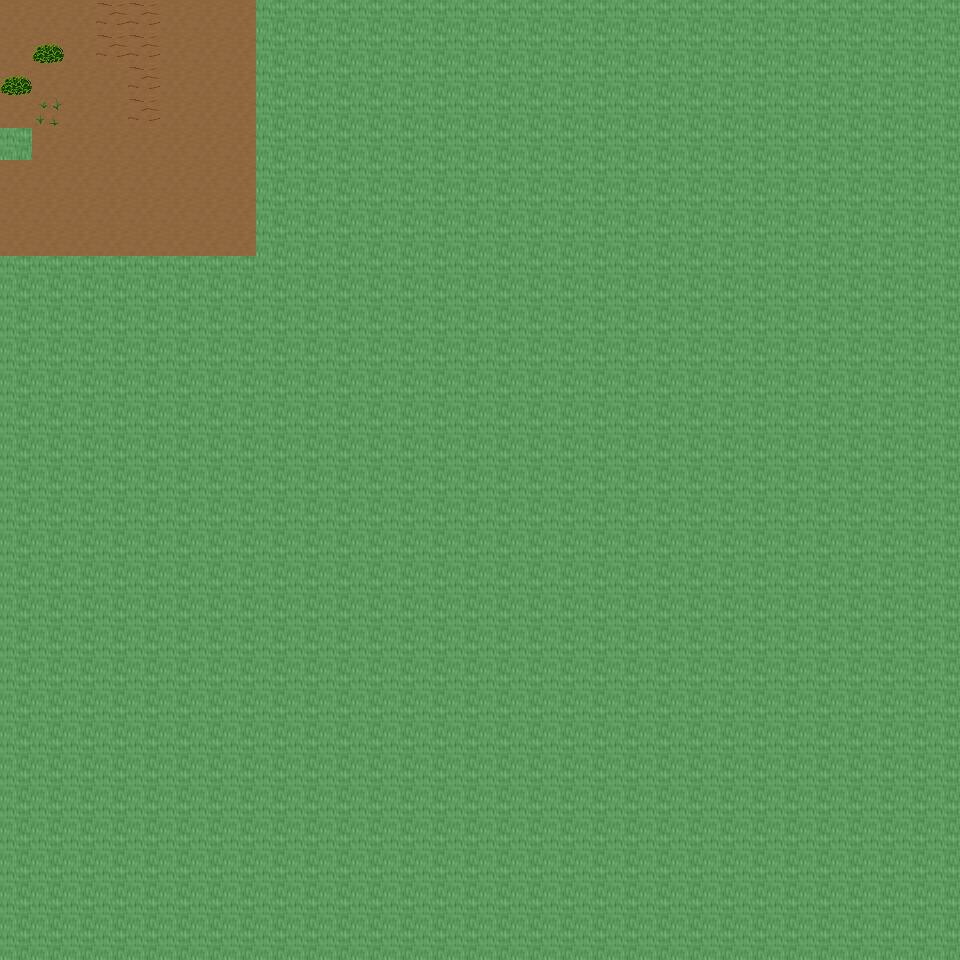

Below is a game level as drawn by its tile map, then a one-line description and the .tmx that defines it (tile-layer data replaced by summaries):
An orthogonal 30x30 tile map with 32x32 px tiles, 6 tile layers (Ground, Object, Object2, Above, ...), 21 tilesets and 3 objects (3x mapchange).

<map version="1.0" orientation="orthogonal" renderorder="right-down" width="30" height="30" tilewidth="32" tileheight="32" nextobjectid="4">
  <tileset firstgid="1" name="tileset_ground_ground" tilewidth="32" tileheight="32" tilecount="33" columns="3">
    <image source="../drawable/tileset_ground_ground.png" width="96" height="352" />
  </tileset>
  <tileset firstgid="34" name="tileset_ground_ridge_earth_dark" tilewidth="32" tileheight="32" tilecount="96" columns="12">
    <image source="../drawable/tileset_ground_ridge_earth_dark.png" width="384" height="256" />
  </tileset>
  <tileset firstgid="130" name="tileset_logic_collision" tilewidth="32" tileheight="32" tilecount="1" columns="1">
    <image source="../drawable/tileset_logic_collision.png" width="32" height="32" />
  </tileset>
  <tileset firstgid="131" name="tileset_ground_earth_edges" tilewidth="32" tileheight="32" tilecount="18" columns="6">
    <image source="../drawable/tileset_ground_earth_edges.png" width="192" height="96" />
  </tileset>
  <tileset firstgid="149" name="tileset_plant_grasses" tilewidth="32" tileheight="32" tilecount="6" columns="3">
    <image source="../drawable/tileset_plant_grasses.png" width="96" height="64" />
  </tileset>
  <tileset firstgid="155" name="tileset_ground_earth_edges_yellowgreen" tilewidth="32" tileheight="32" tilecount="15" columns="5">
    <image source="../drawable/tileset_ground_earth_edges_yellowgreen.png" width="160" height="96" />
  </tileset>
  <tileset firstgid="170" name="tileset_ground_grass_corners" tilewidth="32" tileheight="32" tilecount="24" columns="6">
    <image source="../drawable/tileset_ground_grass_corners.png" width="192" height="128" />
  </tileset>
  <tileset firstgid="194" name="tileset_plant_tree_tree_darkgreen" tilewidth="32" tileheight="32" tilecount="88" columns="8">
    <image source="../drawable/tileset_plant_tree_tree_darkgreen.png" width="256" height="352" />
  </tileset>
  <tileset firstgid="282" name="tileset_plant_tree_evergreen" tilewidth="32" tileheight="32" tilecount="36" columns="3">
    <image source="../drawable/tileset_plant_tree_evergreen.png" width="96" height="384" />
  </tileset>
  <tileset firstgid="318" name="tileset_plant_bush_various_small" tilewidth="32" tileheight="32" tilecount="9" columns="3">
    <image source="../drawable/tileset_plant_bush_various_small.png" width="96" height="96" />
  </tileset>
  <tileset firstgid="327" name="tileset_plant_bush_bushes" tilewidth="32" tileheight="32" tilecount="10" columns="5">
    <image source="../drawable/tileset_plant_bush_bushes.png" width="160" height="64" />
  </tileset>
  <tileset firstgid="337" name="tileset_building_decoration_rocks" tilewidth="32" tileheight="32" tilecount="6" columns="3">
    <image source="../drawable/tileset_building_decoration_rocks.png" width="96" height="64" />
  </tileset>
  <tileset firstgid="343" name="tileset_ground_stonecircle" tilewidth="32" tileheight="32" tilecount="81" columns="9">
    <image source="../drawable/tileset_ground_stonecircle.png" width="288" height="288" />
  </tileset>
  <tileset firstgid="424" name="tileset_ground_rock_rocks" tilewidth="32" tileheight="32" tilecount="4" columns="2">
    <image source="../drawable/tileset_ground_rock_rocks.png" width="64" height="64" />
  </tileset>
  <tileset firstgid="428" name="tileset_building_decoration_orbpedestal" tilewidth="32" tileheight="32" tilecount="2" columns="1">
    <image source="../drawable/tileset_building_decoration_orbpedestal.png" width="32" height="64" />
  </tileset>
  <tileset firstgid="430" name="tileset_building_house_chalet" tilewidth="32" tileheight="32" tilecount="56" columns="7">
    <image source="../drawable/tileset_building_house_chalet.png" width="224" height="256" />
  </tileset>
  <tileset firstgid="486" name="tileset_building_tower_chalet" tilewidth="32" tileheight="32" tilecount="16" columns="2">
    <image source="../drawable/tileset_building_tower_chalet.png" width="64" height="256" />
  </tileset>
  <tileset firstgid="502" name="tileset_plant_bush_bush_pinks" tilewidth="32" tileheight="32" tilecount="4" columns="2">
    <image source="../drawable/tileset_plant_bush_bush_pinks.png" width="64" height="64" />
  </tileset>
  <tileset firstgid="506" name="tileset_ground_dry_grass" tilewidth="32" tileheight="32" tilecount="54" columns="9">
    <image source="../drawable/tileset_ground_dry_grass.png" width="288" height="192" />
  </tileset>
  <tileset firstgid="560" name="tileset_object_rock_pillars_stone" tilewidth="32" tileheight="32" tilecount="36" columns="6">
    <image source="../drawable/tileset_object_rock_pillars_stone.png" width="192" height="192" />
  </tileset>
  <tileset firstgid="596" name="tileset_building_door_brown_door" tilewidth="32" tileheight="32" tilecount="3" columns="1">
    <image source="../drawable/tileset_building_door_brown_door.png" width="32" height="96" />
  </tileset>
  <layer name="Ground" width="30" height="30">
    <data>[900 cells, 218 non-empty, 2 distinct tile ids]</data>
  </layer>
  <layer name="Object" width="30" height="30">
    <data>[900 cells, 12 non-empty, 6 distinct tile ids]</data>
  </layer>
  <layer name="Object2" width="30" height="30">
    <data>[900 cells, 0 non-empty, 0 distinct tile ids]</data>
  </layer>
  <layer name="Above" width="30" height="30">
    <data>[900 cells, 0 non-empty, 0 distinct tile ids]</data>
  </layer>
  <layer name="Above2" width="30" height="30">
    <data>[900 cells, 0 non-empty, 0 distinct tile ids]</data>
  </layer>
  <layer name="Walkable" width="30" height="30">
    <data>[900 cells, 837 non-empty, 1 distinct tile ids]</data>
  </layer>
  <objectgroup name="MapEvents">
    <object id="1" name="north" type="mapchange" x="0" y="0" width="256" height="32">
      <properties>
        <property name="map" value="0_ados_mountain_n2_w2_x4_y3" />
        <property name="place" value="south" />
      </properties>
    </object>
    <object id="2" name="west" type="mapchange" x="0" y="0" width="32" height="128">
      <properties>
        <property name="map" value="0_ados_mountain_n2_w2_x3_y4" />
        <property name="place" value="east" />
      </properties>
    </object>
    <object id="3" name="west2" type="mapchange" x="0" y="160" width="32" height="96">
      <properties>
        <property name="map" value="0_ados_mountain_n2_w2_x3_y4" />
        <property name="place" value="east2" />
      </properties>
    </object>
  </objectgroup>
</map>
